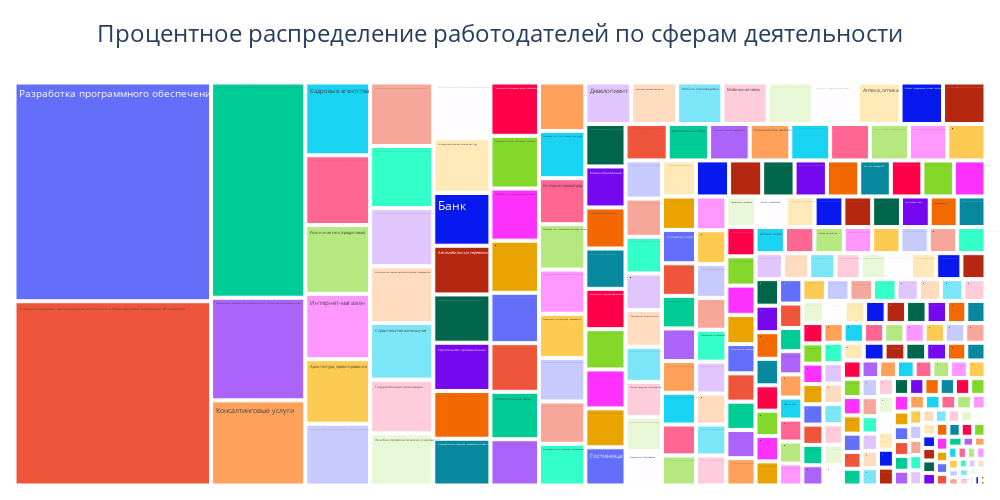

Here is the notebook cell this chart was saved with:
### Markdown cell above
1. Посмотрим на распределение работодателей по сферам деятельности.

### Code cell
# Получим распределение работодателей по сферам деятельности.
query_7_1 = f'''SELECT
                    i.name AS industries,
                    COUNT(e.id) AS count_emp,
                    -- Для подсчета доли от общего числа воспользуемся подзапросом
                    ROUND(100.0*COUNT(e.id)/(SELECT COUNT(id) FROM public.employers), 2) AS percent
                FROM public.employers AS e
                JOIN public.employers_industries AS ei 
                    ON e.id = ei.employer_id
                JOIN public.industries AS i 
                    ON ei.industry_id = i.id
                GROUP BY i.name
                ORDER BY count_emp
            '''
ind_emp = pd.read_sql_query(query_7_1, connection)
# Посмотрим на результат.
display(ind_emp)

# Выведем пример професий не относящихся к ИТ.
query_7_2 = f'''SELECT 
                    COUNT(*)
                FROM public.vacancies
                WHERE name ILIKE '%%столяр%%'
            '''
not_it_ind = pd.read_sql_query(query_7_2, connection)
display(f'Количество вакансий имеющих отношение к столярному делу: {not_it_ind.iloc[0][0]}')

# Строим столбчатую диаграмму.
fig = px.treemap(
    ind_emp,
    path=['industries'],
    values='percent',   
    height=500,
    width=1000
    )
# Настраиваем отображение всплывающего текста и названия графика.
fig.update_traces(hovertemplate='%{label}<br>Процент от общего числа работодателей: %{value}%<extra></extra>')
fig.update_layout(title=dict(
                             text='Процентное распределение работодателей по сферам деятельности',
                             x=0.5,
                             y=0.95,
                             font=dict(size=24)
                             ),
                  margin=dict(t=60, l=10, r=10, b=10)
                  )
fig.show()

### Figure 1 — Plotly figure (JSON) as saved in the notebook; plotly's stock layout.template omitted (floating-point values rounded to 4 significant figures; data arrays with more than 128 entries replaced by an {"elided": "..."} marker saying what was removed)
{"data": [{"branchvalues": "total", "domain": {"x": [0, 1], "y": [0, 1]}, "hovertemplate": "%{label}<br>Процент от общего числа работодателей: %{value}%<extra></extra>", "ids": {"elided": "294 str values"}, "labels": {"elided": "294 str values"}, "name": "", "parents": {"elided": "294 str values"}, "type": "treemap", "values": {"elided": "294 float values"}}], "layout": {"height": 500, "legend": {"tracegroupgap": 0}, "margin": {"b": 10, "l": 10, "r": 10, "t": 60}, "title": {"font": {"size": 24}, "text": "Процентное распределение работодателей по сферам деятельности", "x": 0.5, "y": 0.95}, "width": 1000}}
